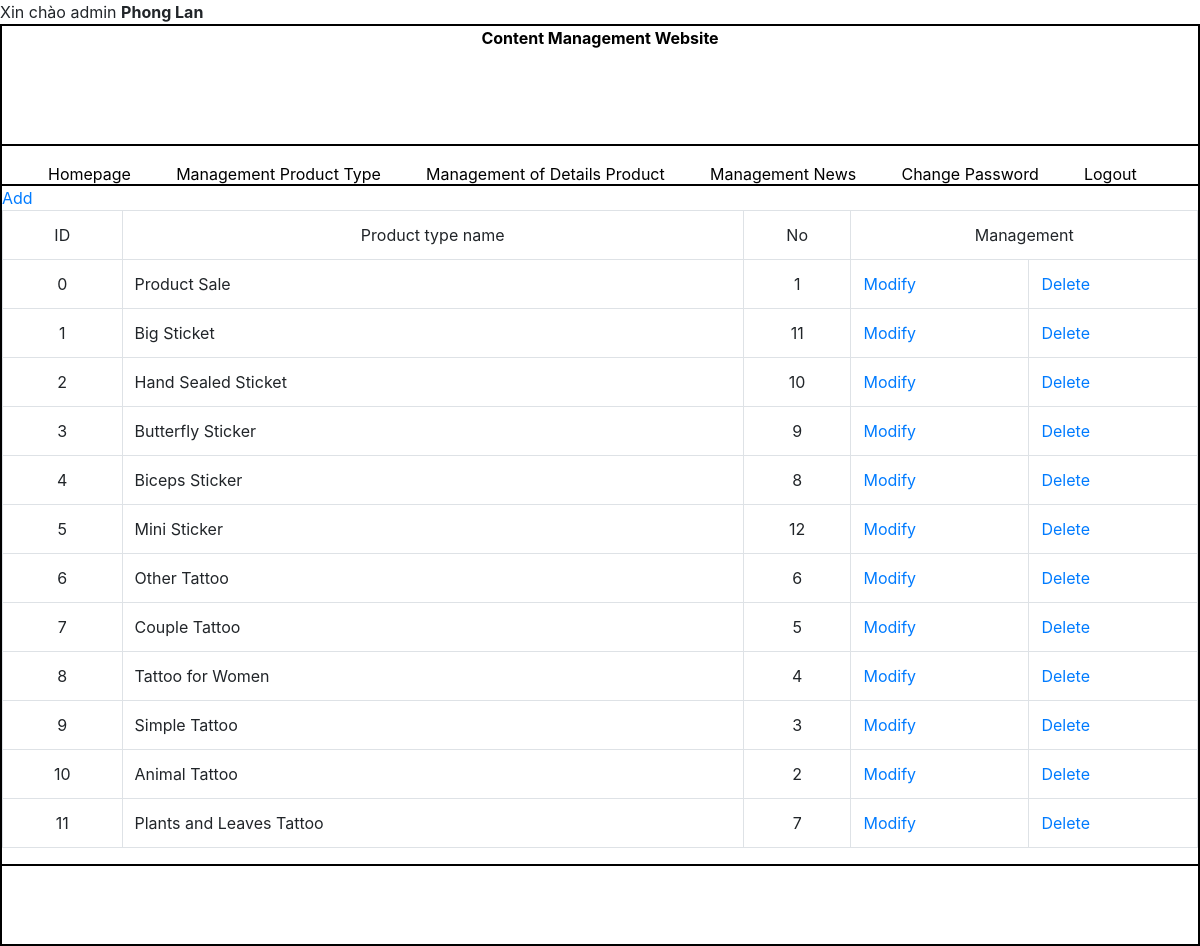
Screenshot of /admincp/index.php?management=managementproducttype (signed in) with the database file from the repository.
### tables this page shows
CREATE TABLE `producttype` (
  `id_producttype` int(11) NOT NULL,
  `producttypename` varchar(255) NOT NULL,
  `no` int(100) NOT NULL
);

### admincp/modules/managementproducttype/main.php (called while the page is built)
<?php
	include('modules/managementproducttype/listed.php');
?>

### admincp/modules/managementproducttype/listed.php (the view)
<?php
	$conn=mysqli_connect($localhostname,$accoutname,$pass,$database);
	$sql="select * from producttype order by id_producttype desc";
	$run=mysqli_query($conn,$sql);
?>
<form action="modules/managementproducttype/handle.php?id=<?php echo $row['id_producttype'] ?>" method="post" enctype="multipart/form-data">
<table class="table table-bordered table-hover">
	<tr><a href="modules/managementproducttype/add.php">Add</a></tr>
  <tr>
    <td width="10%"><div align="center">ID</div></td>
    <td width="52%"><div align="center">Product type name</div></td>
    <td width="9%"><div align="center">No</div></td>
    <td colspan="2"><div align="center">Management</div></td>
  </tr>
<?php
	$i=0;
	while($row=mysqli_fetch_array($run)){
?>
  <tr>
    <td><div align="center"><?php echo $i; ?></div></td>
    <td><?php echo $row['producttypename'] ?></td>
    <td><div align="center"><?php echo $row['no'] ?></div></td>
    <td><a href="modules/managementproducttype/modify.php?id=<?php echo $row['id_producttype'] ?>" >Modify</a></td>
    <td><a onclick="return window.confirm('Are you sure you want to delete?');" href="modules/managementproducttype/handle.php?id=<?php echo $row['id_producttype'] ?>">Delete</a></td>
  </tr>
  <?php
  	$i++;
	}
  ?>
</table>
</form>

### admincp/style/cssadmin.css (style rules this page uses)
.table { border-collapse:collapse; }
* { padding: 0; margin: 0; }

### rows the page displays
producttype: producttypename "Product Sale", no "1"
producttype: producttypename "Big Sticket", no "11"
producttype: producttypename "Hand Sealed Sticket", no "10"
producttype: producttypename "Butterfly Sticker", no "9"
producttype: producttypename "Biceps Sticker", no "8"
producttype: producttypename "Mini Sticker", no "12"
producttype: producttypename "Other Tattoo", no "6"
producttype: producttypename "Couple Tattoo", no "5"
producttype: producttypename "Tattoo for Women", no "4"
producttype: producttypename "Simple Tattoo", no "3"
producttype: producttypename "Animal Tattoo", no "2"
producttype: producttypename "Plants and Leaves Tattoo", no "7"

### other values shown
$_SESSION['loginadmin'] "Phong Lan"
